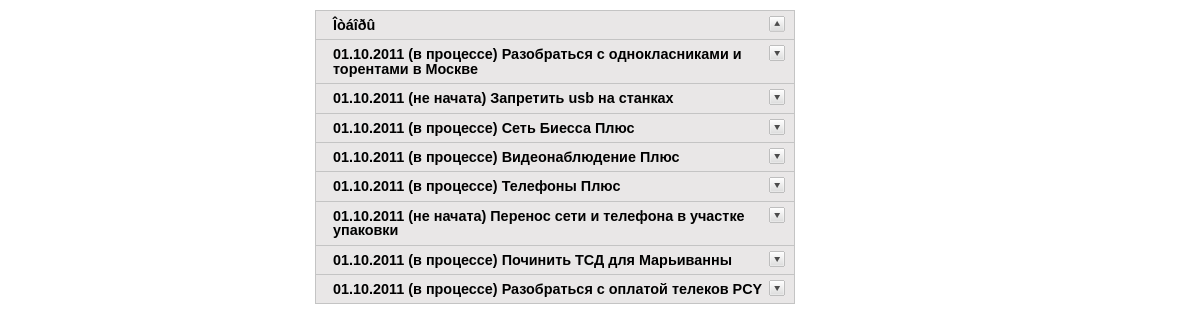
The app's page /WebTasks/index.php, older data.
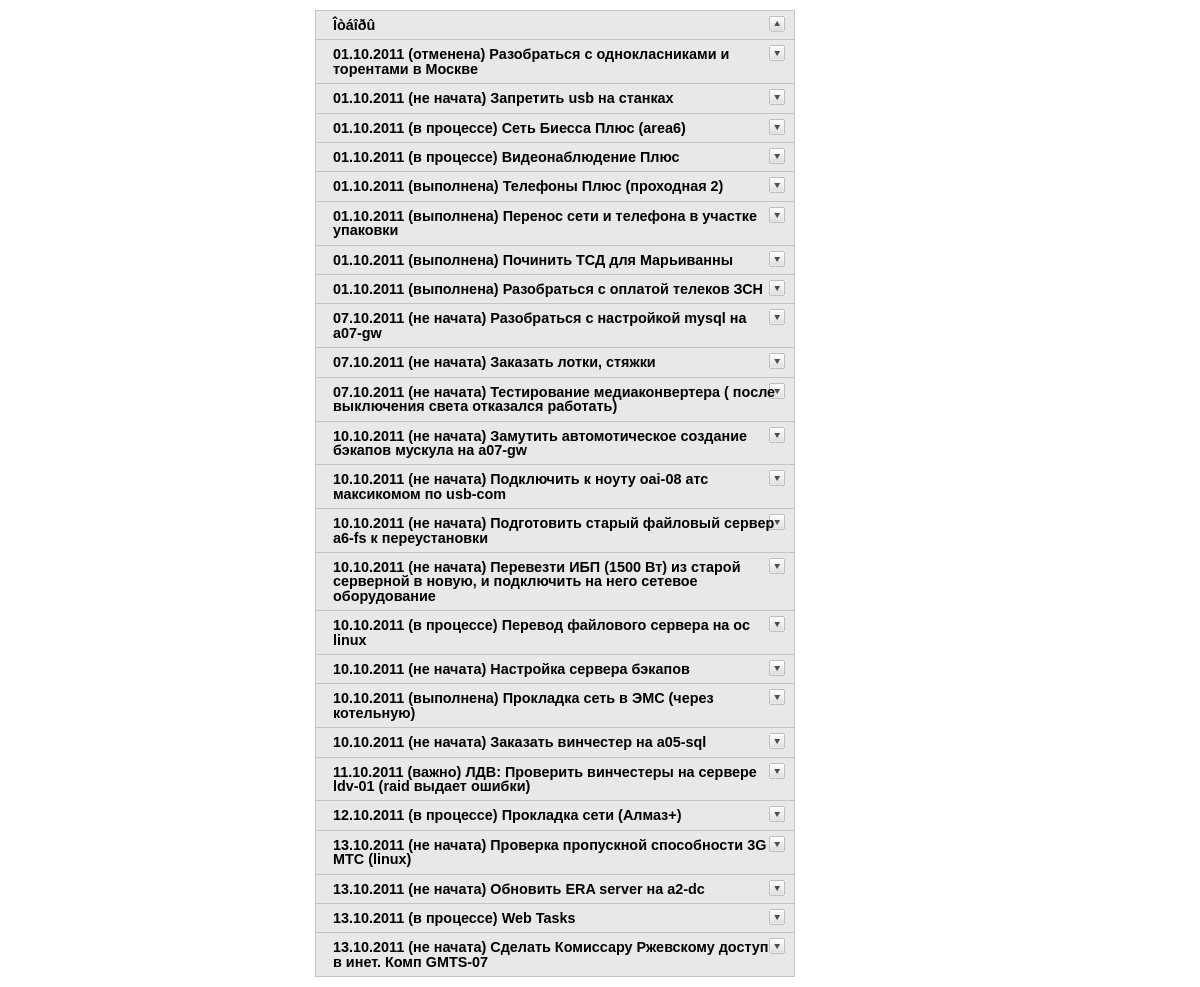
The same page, newer data.
### tables this page shows
CREATE TABLE IF NOT EXISTS `Tasks` (
  `id_Task` int(10) NOT NULL AUTO_INCREMENT,
  `Name` text,
  `id_worker` int(3) DEFAULT NULL,
  `id_chief` int(3) DEFAULT NULL,
  `date` datetime DEFAULT NULL,
  `status` varchar(50) DEFAULT NULL,
  PRIMARY KEY (`id_Task`)
);

### WebTasks/config.php (called while the page is built, shortened)
<?php
function status($status)
  {
	 if ($status == "âàæíî")
     {
      $text = "<font color='red'>".$status."</font>";
     }
	 elseif ($status == "â ïðîöåññå")
     {
      $text = "<font color='blue'>".$status."</font>";
     }
    else
     {
      $text = $status;
     }
   return $text;
  }
function mysql_query_or_die($query)
  {
	 $res = mysql_query($query);
	 return $res;
  }
?>

### WebTasks/index.php (the view, shortened to what this page needs)
<?php
include("config.php");
if (isset($_REQUEST['user_id'])) $user_id = $_REQUEST['user_id']; else $user_id = "5";
print "<html>
<head>
<meta http-equiv='Content-Type' content='text/html' />
<title>Accordion 1</title>
<script type='text/javascript' src='./js/jquery.min.js'></script>
<script type='text/javascript'>
$(document).ready(function(){
	$('.accordion h3:first').addClass('active');
	$('.accordion span').hide();
	$('.accordion h3').click(function(){
		$(this).next('span').slideToggle('slow')
		.siblings('span:visible').slideUp('slow');
		$(this).toggleClass('active');
		$(this).siblings('h3').removeClass('active');
	});
});
</script>
<style type='text/css'>
body {
	margin: 10px auto;
	width: 570px;
	font: 75%/120% Arial, Helvetica, sans-serif;
}
.accordion {
	width: 480px;
	border-bottom: solid 1px #c4c4c4;
}
.accordion h3 {
	background: #e9e7e7 url(img/arrow-square.gif) no-repeat right -51px;
	padding: 7px 17px;
	margin: 0;
	font: bold 120%/100% Arial, Helvetica, sans-serif;
	border: solid 1px #c4c4c4;
	border-bottom: none;
	cursor: pointer;
}
.accordion h3:hover {
	background-color: #e3e2e2;
}
.accordion h3.active {
	background-position: right 5px;
}
.accordion p {
	background: #f7f7f7;
	margin: 0;
	border-left: solid 1px #c4c4c4;
	border-right: solid 1px #c4c4c4;
}
span {
    background: #f7f7f7;
    margin: 0;
    display:none;
    border-left: solid 1px #c4c4c4;
    border-right: solid 1px #c4c4c4;
}
.accordion t1 {
	background: #e9e7e7;
}
.accordion label {
	font: bold 120%/100% Arial, Helvetica, sans-serif;
}
</style>
</head>
<body>
<div class='accordion'>
	<h3>Îòáîðû</h3>
	<span>
	<form name='test' method='post' action='input1.php'>
	<label class='label'>Ðàáîòíèêè:</label><br>
	<input type='checkbox' name='Worker' value='1'>Ðÿáèíèíà Òàòüÿíà
  <input type='checkbox' name='Worker' value='2'>Èâàíîâ Àíòîí
  <input type='checkbox' name='Worker' value='3'>Îìåëü÷óê Ñåðãåé
  <input type='checkbox' name='Worker' value='4'>Ëàõíîâ Àëåêñàíäð
  <input type='checkbox' name='Worker' value='5'>×óáóêèí Äåíèñ
	<input type='checkbox' name='Worker' value='6'>Êó÷åðåíêàî Àëåêñàíäð
  <input type='checkbox' name='Worker' value='7'>Ïàùåíêî Àëåêñàíäð	<br>
	<label class='label'>Ñòàòóñ:</label>	<br>
  <input type='checkbox' name='Status' value='1'>íå íà÷àòà
  <input type='checkbox' name='Status' value='2'>â ïðîöåññå
	<input type='checkbox' name='Status' value='3'>âàæíî
  <input type='checkbox' name='Status' value='4'>âûïîëíåíà
  <input type='checkbox' name='Status' value='5'>îòìåíåíà <br>
	<input type='submit' name='' value='Ñôîðìèðîâàòü'/>
	</form>
	</span>";
  $query = "SELECT DATE_FORMAT(Tasks.Date,'%d.%m.%Y') AS Date, Tasks.status AS Status,Tasks.Name,Workers.Name AS Worker,Tasks.id_Task,Tasks.id_Worker,Tasks.id_Chief,Chief.Name AS Chief FROM Tasks LEFT JOIN (SELECT Workers.id_Worker,Workers.Name FROM Workers) Workers ON Workers.id_Worker=Tasks.id_Worker LEFT JOIN (SELECT Workers.id_Worker,Workers.Name FROM Workers) Chief ON Chief.id_Worker=Tasks.id_Chief  WHERE Tasks.id_Worker=".$user_id." AND  Tasks.status<>'âûïîëíåíà' AND Tasks.status<>'îòìåíåíà'";
  $result = mysql_query_or_die($query);
  while ($row = mysql_fetch_assoc($result))
    {
     print "<h3>".$row["Date"]." (".status($row["Status"]).") ".$row["Name"]."</h3>";
    }
  print "
</div>
</body>
</html>";
?>

### WebTasks/index.php (style rules this page uses)
body { margin: 10px auto; width: 570px; font: 75%/120% Arial, Helvetica, sans-serif; }
.accordion { width: 480px; border-bottom: solid 1px #c4c4c4; }
.accordion h3 { background: #e9e7e7 url(img/arrow-square.gif) no-repeat right -51px; padding: 7px 17px; margin: 0; font: bold 120%/100% Arial, Helvetica, sans-serif; border: solid 1px #c4c4c4; border-bottom: none; cursor: pointer; }
.accordion h3.active { background-position: right 5px; }

Row changes from the older to the newer data that the page shows:
changed tasks "Разобраться с однокласниками и торентами в Москве": status "в процессе" → "отменена"
changed tasks: Name "Сеть Биесса Плюс" → "Сеть Биесса Плюс (area6)"
changed tasks: status "в процессе" → "выполнена"; Name "Телефоны Плюс" → "Телефоны Плюс (проходная 2)"
changed tasks "Перенос сети и телефона в участке упаковки": status "не начата" → "выполнена"
changed tasks "Починить ТСД для Марьиванны": status "в процессе" → "выполнена"
changed tasks: status "в процессе" → "выполнена"; Name "Разобраться с оплатой телеков PCY" → "Разобраться с оплатой телеков ЗСН"
added tasks: Date "07.10.2011", status "не начата", Name "Разобраться с настройкой mysql на a07-gw"
added tasks: Date "07.10.2011", status "не начата", Name "Заказать лотки, стяжки"
added tasks: Date "07.10.2011", status "не начата", Name "Тестирование медиаконвертера ( после выключения света отказался работать)"
added tasks: Date "10.10.2011", status "не начата", Name "Замутить автомотическое создание бэкапов мускула на a07-gw"
added tasks: Date "10.10.2011", status "не начата", Name "Подключить к ноуту oai-08 атс максикомом по usb-com"
added tasks: Date "10.10.2011", status "не начата", Name "Подготовить старый файловый сервер a6-fs к переустановки"
added tasks: Date "10.10.2011", status "не начата", Name "Перевезти ИБП (1500 Вт) из старой серверной в новую, и подключить на него сетевое оборудование"
added tasks: Date "10.10.2011", status "в процессе", Name "Перевод файлового сервера на ос linux"
added tasks: Date "10.10.2011", status "не начата", Name "Настройка сервера бэкапов"
added tasks: Date "10.10.2011", status "выполнена", Name "Прокладка сеть в ЭМС (через котельную)"
added tasks: Date "10.10.2011", status "не начата", Name "Заказать винчестер на a05-sql"
added tasks: Date "11.10.2011", status "важно", Name "ЛДВ: Проверить винчеcтеры на сервере ldv-01 (raid выдает ошибки)"
added tasks: Date "12.10.2011", status "в процессе", Name "Прокладка сети (Алмаз+)"
added tasks: Date "13.10.2011", status "не начата", Name "Проверка пропускной способности 3G МТС (linux)"
added tasks: Date "13.10.2011", status "не начата", Name "Обновить ERA server на a2-dc"
added tasks: Date "13.10.2011", status "в процессе", Name "Web Tasks"
added tasks: Date "13.10.2011", status "не начата", Name "Сделать Комиссару Ржевскому доступ в инет. Комп GMTS-07"
